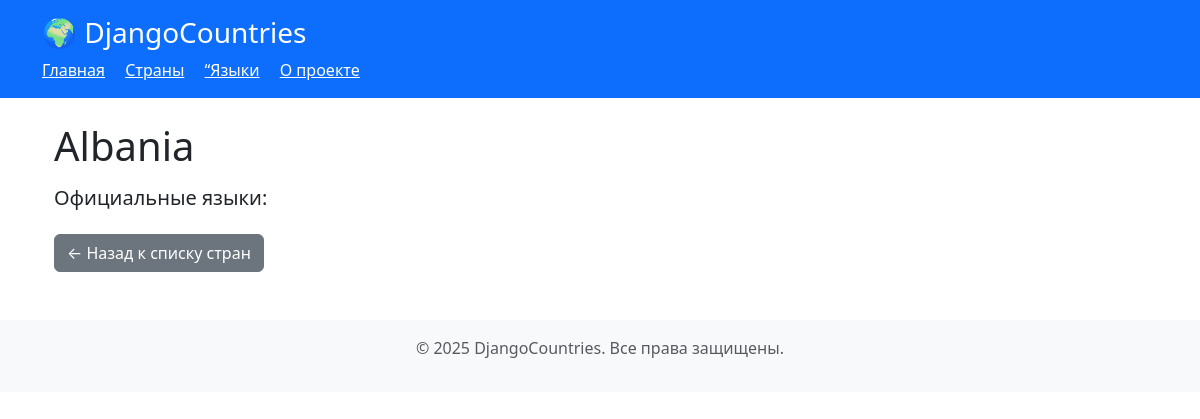
The app's page /countries/Albania/, older data.
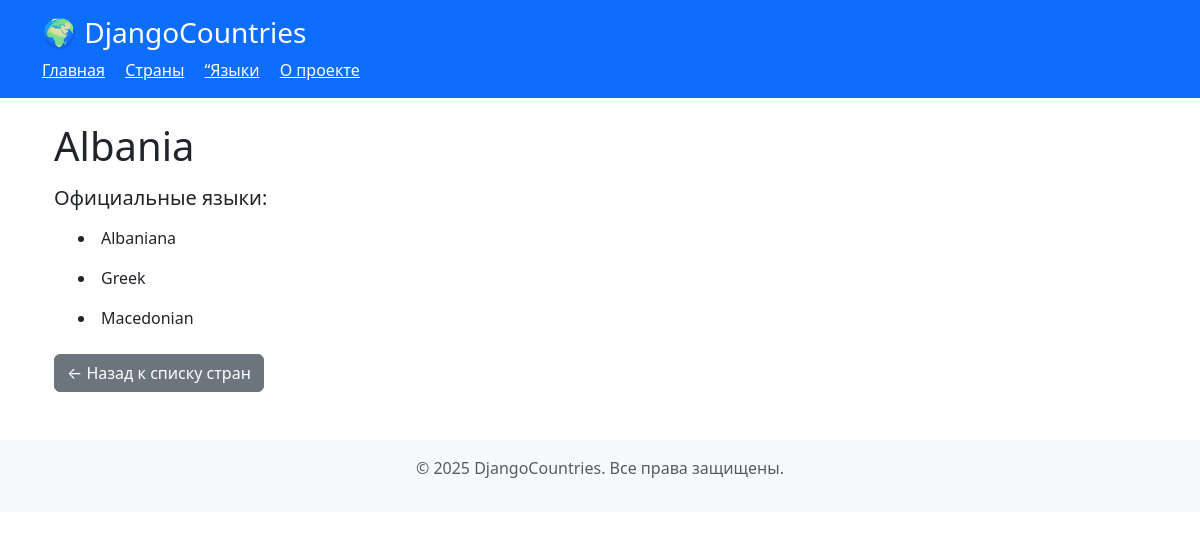
The same page, newer data.
### MainApp/models.py (models this page shows, shortened)
class Country(models.Model):
    name = models.CharField(max_length=100, unique=True)
    languages = models.ManyToManyField(Language, related_name='countries')

class Language(models.Model):
    name = models.CharField(max_length=100, unique=True)

### MainApp/views.py (the view)
# urls.py: path('countries/<str:country_name>/', views.country_detail, name='country-detail'),
def country_detail(request, country_name):
    country = get_object_or_404(Country, name=country_name)
    return render(request, 'country_detail.html', {'country': country})

### MainApp/templates/country_detail.html (shortened to what this page needs)
{% extends 'base.html' %}
{% block content %}
    <div class="container mt-4">
        <h1 class="mb-3">{{ country.name }}</h1>
        <h5>Официальные языки:</h5>
        <ul class="list-group">
            {% for lang in country.languages.all %}
                <li class="list-group-item custom-bullets">{{ lang.name }}</li>
            {% endfor %}
        </ul>
        <a href="{% url 'countries-list' %}" class="btn btn-secondary mt-3">← Назад к списку стран</a>
    </div>
{% endblock %}

Row changes from the older to the newer data that the page shows:
added Language: name "Albaniana"
added Language: name "Greek"
added Language: name "Macedonian"
